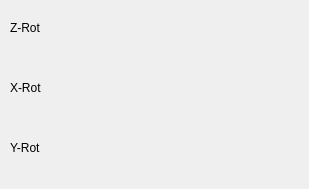
     <widget class="QWidget" name="page">
      <widget class="QLabel" name="zRotLabel">
       <property name="geometry">
        <rect>
         <x>10</x>
         <y>20</y>
         <width>40</width>
         <height>15</height>
        </rect>
       </property>
       <property name="text">
        <string>Z-Rot</string>
       </property>
      </widget>
      <widget class="EditableSliderWidget" name="zRotSlider" native="true">
       <property name="geometry">
        <rect>
         <x>50</x>
         <y>10</y>
         <width>250</width>
         <height>50</height>
        </rect>
       </property>
      </widget>
      <widget class="QLabel" name="xRotLabel">
       <property name="geometry">
        <rect>
         <x>10</x>
         <y>80</y>
         <width>40</width>
         <height>15</height>
        </rect>
       </property>
       <property name="text">
        <string>X-Rot</string>
       </property>
      </widget>
      <widget class="EditableSliderWidget" name="xRotSlider" native="true">
       <property name="geometry">
        <rect>
         <x>50</x>
         <y>70</y>
         <width>250</width>
         <height>50</height>
        </rect>
       </property>
      </widget>
      <widget class="QLabel" name="yRotLabel">
       <property name="geometry">
        <rect>
         <x>10</x>
         <y>140</y>
         <width>40</width>
         <height>15</height>
        </rect>
       </property>
       <property name="text">
        <string>Y-Rot</string>
       </property>
      </widget>
      <widget class="EditableSliderWidget" name="yRotSlider" native="true">
       <property name="geometry">
        <rect>
         <x>50</x>
         <y>130</y>
         <width>250</width>
         <height>50</height>
        </rect>
       </property>
      </widget>
     </widget>
